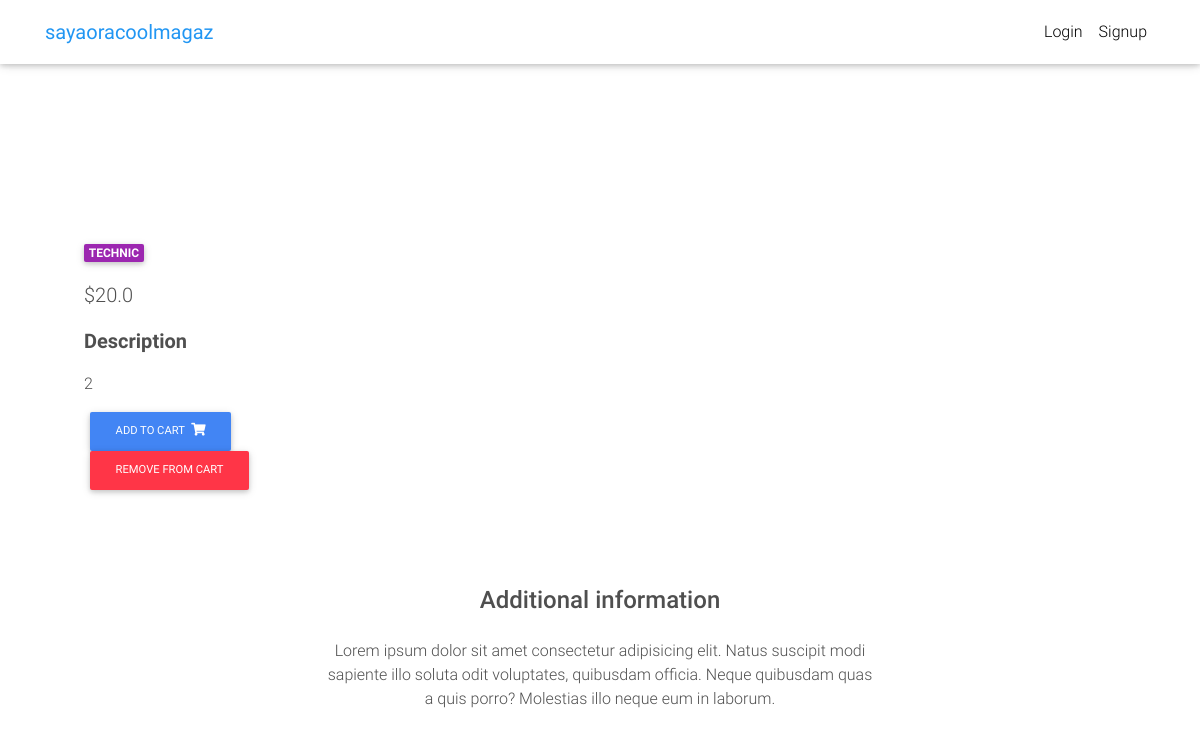
Screenshot of /product/2/ with the database file from the repository.
### core/models.py (models this page shows, shortened)
class Item(models.Model):
    title = models.CharField(max_length=100)
    price = models.FloatField()
    discount_price = models.FloatField(blank=True, null=True)
    category = models.CharField(choices=CATEGORY_CHOICES, max_length=2)
    label = models.CharField(choices=LABEL_CHOICES, max_length=1)
    slug = models.SlugField()
    description = models.TextField()
    image = models.ImageField()
    def get_add_to_cart_url(self):
        return reverse("core:add-to-cart", kwargs={
            'slug': self.slug
        })
    def get_remove_from_cart_url(self):
        return reverse("core:remove-from-cart", kwargs={
            'slug': self.slug
        })

### core/views.py (the view)
# urls.py: path('product/<slug>/', ItemDetailView.as_view(), name='product'),
class ItemDetailView(DetailView):
    model = Item
    template_name = "product.html"

### templates/product.html (shortened to what this page needs)
{% extends "base.html" %}
{% block content %}
  <main class="mt-5 pt-4">
    <div class="container dark-grey-text mt-5">
      <div class="row wow fadeIn">
        <div class="col-md-6 mb-4">
        <div class="col-md-6 mb-4">
          <div class="p-4">
            <div class="mb-3">
              <a href="">
                <span class="badge purple mr-1">{{ object.get_category_display }}</span>
              </a>
            </div>
            <p class="lead">
              {% if object.discount_price %}
              <span class="mr-1">
                <del>${{ object.price }}</del>
              </span>
              <span>${{ object.discount_price }}</span>
              {% else %}
              <span>${{ object.price }}</span>
              {% endif %}
            </p>
            <p class="lead font-weight-bold">Description</p>
            <p>{{ object.description }}</p>
            <a href="{{ object.get_add_to_cart_url }}" class="btn btn-primary btn-md my-0 p">
              Add to cart
              <i class="fas fa-shopping-cart ml-1"></i>
            </a>
            <a href="{{ object.get_remove_from_cart_url }}" class="btn btn-danger btn-md my-0 p">
              Remove from cart
            </a>
          </div>
        </div>
      </div>
      <div class="row d-flex justify-content-center wow fadeIn">
        <div class="col-md-6 text-center">
          <h4 class="my-4 h4">Additional information</h4>
          <p>Lorem ipsum dolor sit amet consectetur adipisicing elit. Natus suscipit modi sapiente illo soluta odit
            voluptates,
            quibusdam officia. Neque quibusdam quas a quis porro? Molestias illo neque eum in laborum.</p>
        </div>
      </div>
      <div class="row wow fadeIn">
        <div class="col-lg-4 col-md-12 mb-4">
        </div>
        <div class="col-lg-4 col-md-6 mb-4">
        </div>
        <div class="col-lg-4 col-md-6 mb-4">
        </div>
      </div>
    </div>
  </main>
{% endblock content %}

### templates/base.html (style rules this page uses)
html, body, header, .carousel { height: 60vh; }

### rows the page displays
Item: category "TECHNIC", price "20.0", description "2"
